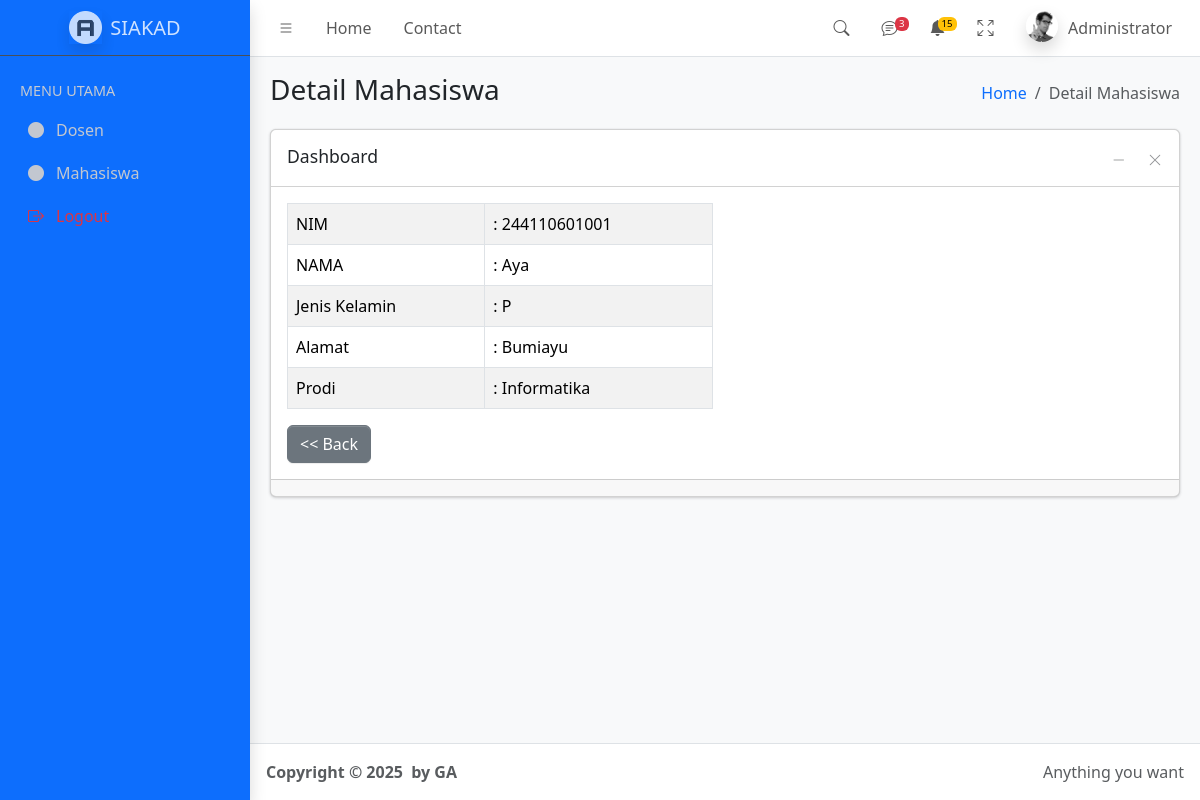
Screenshot of /admin/?p=detail-mhs&id=1 (signed in) with the database file from the repository.
### tables this page shows
CREATE TABLE `mhs` (
  `id` int NOT NULL,
  `nim` varchar(12) NOT NULL,
  `nama` varchar(50) NOT NULL,
  `jenis_kelamin` enum('L','P') NOT NULL,
  `alamat` text NOT NULL,
  `prodi` int NOT NULL,
  `waktu` datetime NOT NULL
);

### admin/detail-mahasiswa.php (the view, shortened to what this page needs)
<main class="app-main">
  <div class="app-content-header">
    <div class="container-fluid">
      <div class="row">
        <div class="col-sm-6">
          <h3 class="mb-0">Detail Mahasiswa</h3>
        </div>
        <div class="col-sm-6">
          <ol class="breadcrumb float-sm-end">
            <li class="breadcrumb-item"><a href="#">Home</a></li>
            <li class="breadcrumb-item active" aria-current="page">Detail Mahasiswa</li>
          </ol>
        </div>
      </div>
    </div>
  </div>
  <div class="app-content">
    <div class="container-fluid">
      <div class="row">
        <div class="col-12">
          <div class="card">
            <div class="card-header">
              <h3 class="card-title">Dashboard</h3>
              <div class="card-tools">
                <button type="button" class="btn btn-tool" data-lte-toggle="card-collapse">
                  <i data-lte-icon="collapse" class="bi bi-dash-lg"></i>
                </button>
                <button type="button" class="btn btn-tool" data-lte-toggle="card-remove" title="Remove">
                  <i class="bi bi-x-lg"></i>
                </button>
              </div>
            </div>
            <div class="card-body">
              <div class="row">
                <div class="col-6">
                  <?php
                  require_once "../config.php";
                  $xid = $_GET['id'];
                  $sql = "SELECT * FROM mhs WHERE id='$xid'";
                  $data = $konek->query($sql);
                  foreach ($data as $d) {
                    switch ($d['prodi']) {
                      case '1': $prodi = "Informatika"; break;
                    }
                    echo "
                    <table class='table table-bordered table-hover table-striped'>
                      <tr><td>NIM</td><td>: {$d['nim']}</td></tr>
                      <tr><td>NAMA</td><td>: {$d['nama']}</td></tr>
                      <tr><td>Jenis Kelamin</td><td>: {$d['jenis_kelamin']}</td></tr>
                      <tr><td>Alamat</td><td>: {$d['alamat']}</td></tr>
                      <tr><td>Prodi</td><td>: {$prodi}</td></tr>
                    </table>
                    ";
                  }
                  ?>
                  <a href="./?p=mahasiswa" class="btn btn-secondary"><< Back</a>
                </div>
                <div class="col-md-3"></div>
                <div class="col-md-3"></div>
              </div>
            </div>
            <div class="card-footer"></div>
          </div>
        </div>
      </div>
    </div>
  </div>
</main>

### rows the page displays
mhs: nim "244110601001", nama "Aya", jenis_kelamin "P", alamat "Bumiayu", prodi "Informatika"
